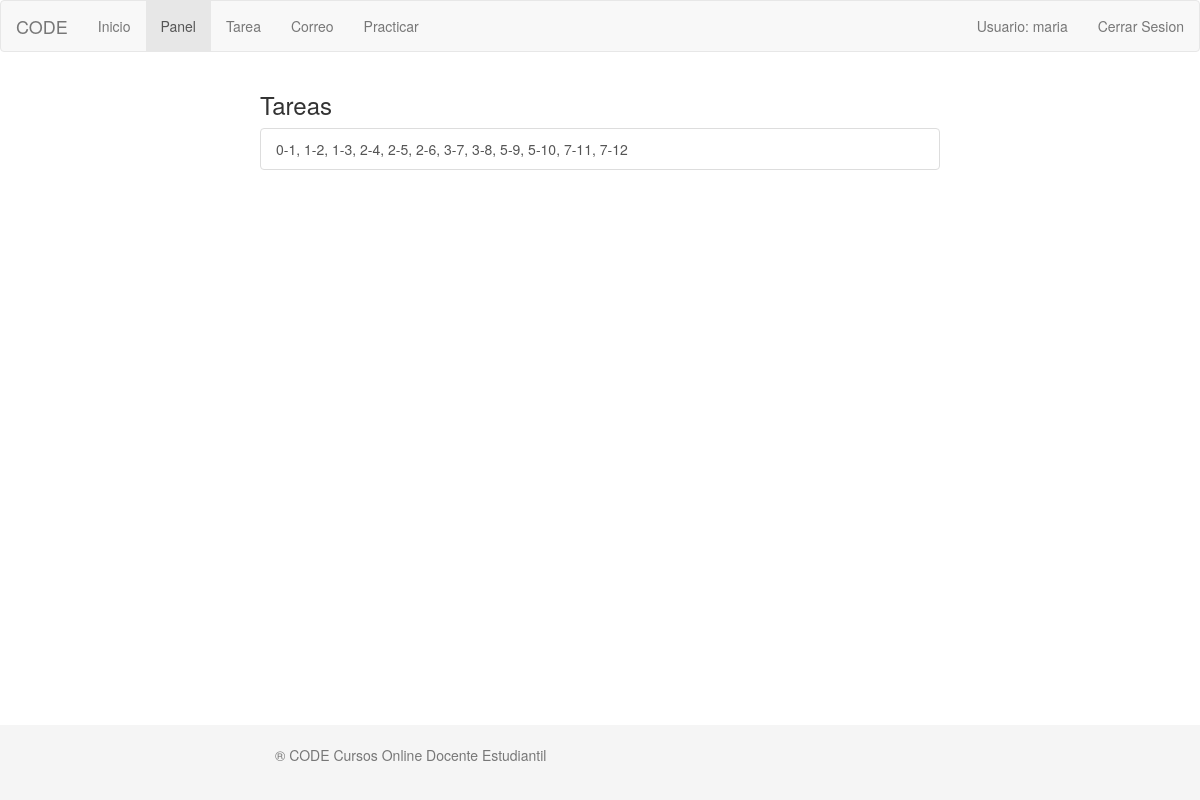
Before: /listaTareas.php (signed in) with the older database file.
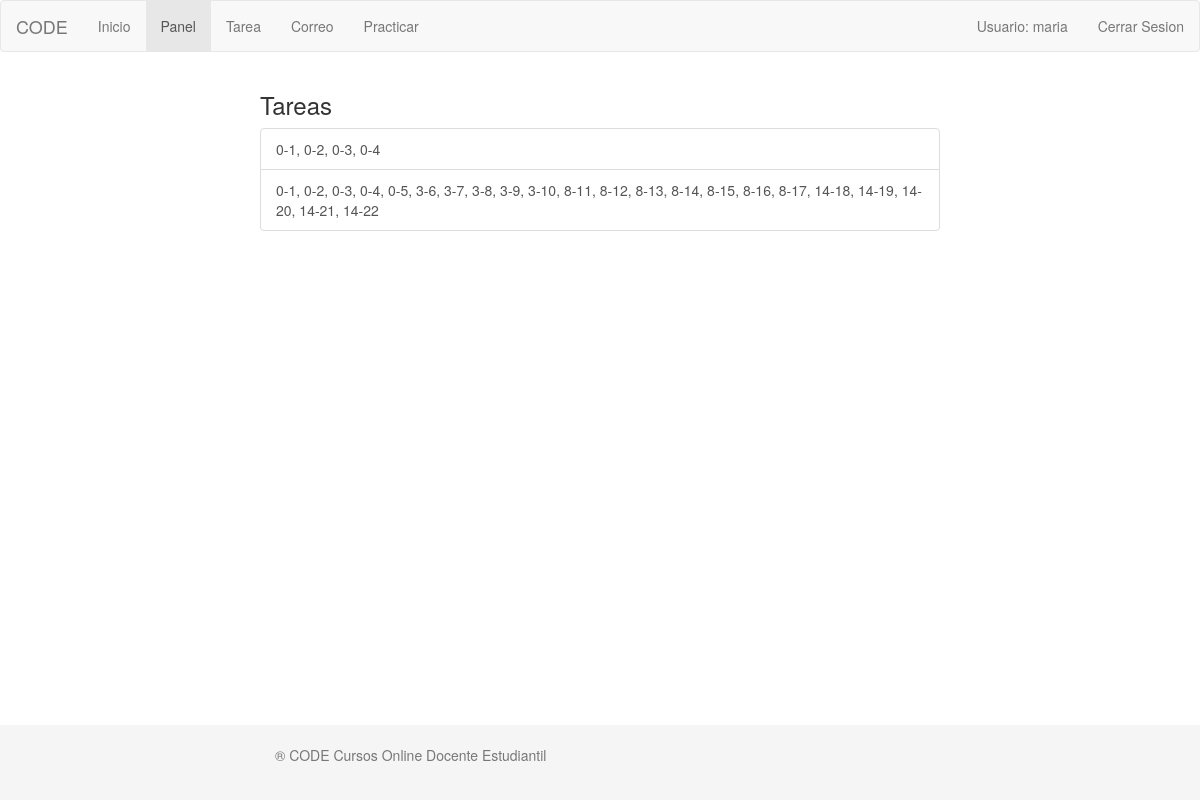
After: the same page with the newer database file.
### tables this page shows
CREATE TABLE `ejercicio` (
  `id` int(11) NOT NULL,
  `descripcion` varchar(255) DEFAULT NULL,
  `arbol` varchar(255) DEFAULT NULL,
  `rec_dfs` varchar(255) DEFAULT NULL,
  `rec_bfs` varchar(255) DEFAULT NULL
);

### modelo/Tareas.php (called while the page is built, shortened)
<?php
require 'BDConeccion.php';
class Tareas
{
	public function listaTareas($usuario) {
 		$this->coneccion = new BDConeccion();
 		$this->coneccion->conectar();
 		$idUsuario = $this->coneccion->consulta("SELECT id from usuario where nombre = '".$usuario."'");
 		while ($ids = mysql_fetch_array($idUsuario)) {
			$id = $ids['id'];
		}
 		$resultado = $this->coneccion->consulta("SELECT * FROM ejercicio WHERE id NOT IN (SELECT id_tarea FROM solucion WHERE id_usuario = ".$id.") ");
 		return $resultado;
 	}
}

### modelo/BDConeccion.php (called while the page is built, shortened)
<?php
class BDConeccion {
   private $conexion;
   public function conectar()
   {
      if(!isset($this->conexion))
      {
        $this->conexion = (mysql_connect("localhost","root","root")) or die(mysql_error());
      }
   }
     public function consulta($sql)
     {
        $resultado = mysql_query($sql,$this->conexion);
        return $resultado;
    }
}

### listaTareas.php (the view, shortened to what this page needs)
<?php
if(isset($_SESSION['user'])){
$usuario = $_SESSION['user'];
}
else{
echo '<script>alert("Necesita iniciar sesion para acceder a esta pagina.");</script>';
echo '<script>window.location="index.php";</script>';
}
?>
<!DOCTYPE html>
<html lang="">
	<head>
		<link rel="stylesheet" href="css/bootstrap.min.css">
		<link rel="stylesheet" type="text/css" href="css/styles.css?update=12102006">
	</head>
	<body>
		<nav role="navigation" class="navbar navbar-default">
			<div class="navbar-header">
				<a href="#" class="navbar-brand">CODE</a>
			</div>
			<div id="navbarCollapse" class="collapse navbar-collapse">
				<ul class="nav navbar-nav">
					<li ><a href="index.php">Inicio</a></li>
					<li class="active"><a href="estudiante.php">Panel</a></li>
					<li ><a href="listaTareas.php">Tarea</a></li>
					<li ><a href="correo.php">Correo</a></li>
					<li ><a href="practicar.php">Practicar</a></li>
				</ul>
				<ul class="nav navbar-nav navbar-right">
					<li><a  data-toggle="collapse" data-target="#collap_user" href="#">Usuario:
					<?php echo ''.$usuario.''?></a></li>
					<li><a href="cerrarSesion.php">Cerrar Sesion</a></li>
				</ul>
			</div>
		</nav>
		<div class="container">
			<div class="row">
				<h3>Tareas</h3>
				<div class="list-group">
				  <?php
	                    require 'modelo/Tareas.php';
	                    $tarea1 = new Tareas();
	                    $tareas = $tarea1->listaTareas($usuario);
	                ?>
	                <?php
	                    while ( $tarea = mysql_fetch_array($tareas)) {
	                          echo "<a href='tarea.php?arbol=".$tarea['arbol']."' class='list-group-item'> ". $tarea['arbol']."</a>";
	                    }
	                ?>
				</div>
			</div>
		</div>
		<footer class="footer">
			<div class="container">
				<p class="text-muted">® CODE Cursos Online Docente Estudiantil</p>
			</div>
		</footer>
	</body>
</html>

Changed rows visible on the page:
no longer on this page (row unchanged): ejercicio: arbol "0-1, 1-2, 1-3, 2-4, 2-5, 2-6, 3-7, 3-8, 5-9, 5-10, 7-11, 7-12"
added ejercicio: arbol "0-1, 0-2, 0-3, 0-4"
added ejercicio: arbol "0-1, 0-2, 0-3, 0-4, 0-5, 3-6, 3-7, 3-8, 3-9, 3-10, 8-11, 8-12, 8-13, 8-14, 8-15, 8-16, 8-17, 14-18, 14-19, 14-20, 14-21, 14-22"
